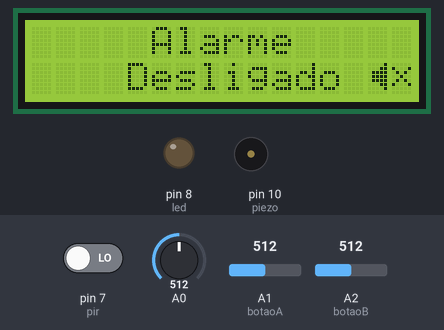
A sketch run on a simulated Arduino Uno, built with avr-gcc and run on an emulated ATmega328P. On the bench: 16×2 character LCD, output pins drawn as LEDs (lit = HIGH), buzzer (waves = sounding). Inputs (shaded band) come from the test bench; at power-on: pin 7 (pir) LOW, A1 (botaoA) = 512, A2 (botaoB) = 512, A0 = 512. What the sketch prints to the serial monitor is not drawn.

Above: at 1.2 s.
1.3 s: pin 7 (pir) driven HIGH
At 2.2 s:
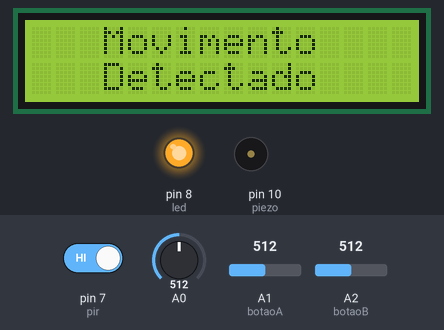
3.8 s: A1 (botaoA) set to 0
At 5.8 s:
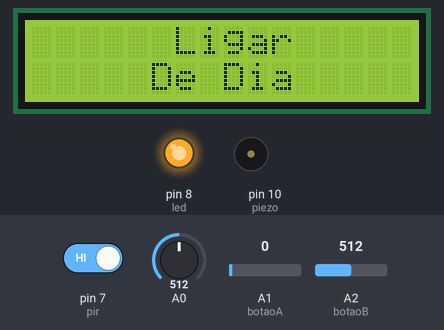
8.0 s: pin 7 (pir) driven LOW
At 9.5 s:
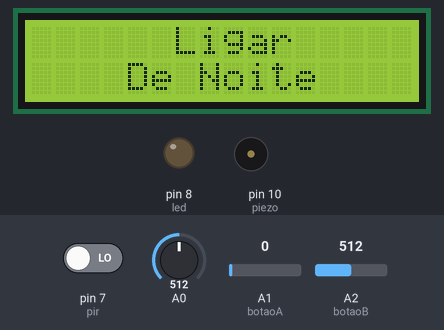
11.4 s: A2 (botaoB) set to 0
At 11.4 s:
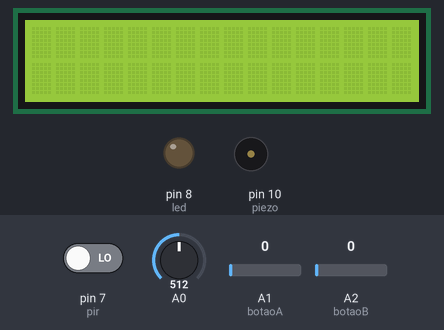
12.9 s: A2 (botaoB) set to 80
At 13.4 s:
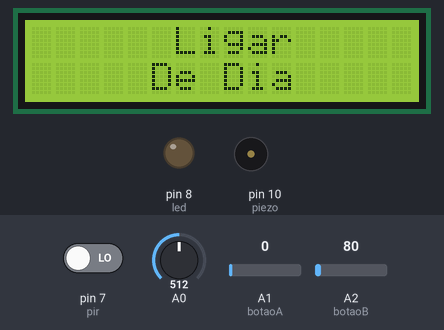
16.0 s: A1 (botaoA) set to 80
At 16.9 s:
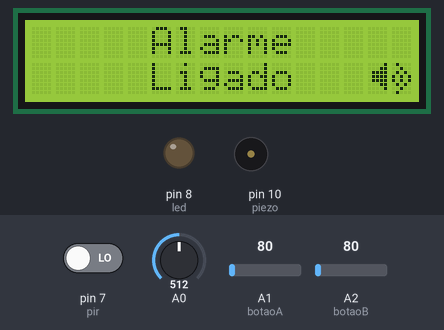
Timing chart, 0 to 19.9 s (numbered marks = the images above; inputs shaded):
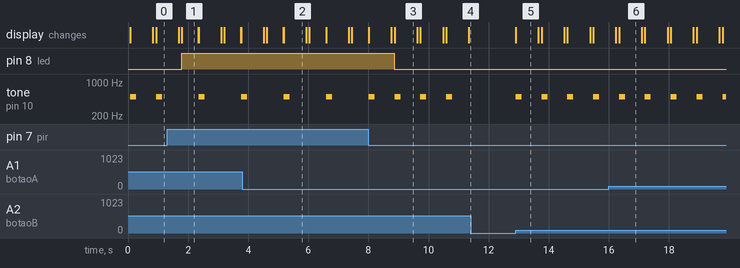

The sketch:

AlarmeProjetoVersaoFinal.ino
```cpp
#include <LiquidCrystal.h>

LiquidCrystal lcd(12, 11, 5, 4, 3, 2);
byte som[] = {0x01,0x03,0x0F,0x0F,0x0F,0x03,0x01,0x00};
byte somOn[] = {0x08,0x04,0x0A,0x15,0x15,0x0A,0x04,0x08};
byte somOff[] = {0x00,0x11,0x0A,0x04,0x0A,0x11,0x00,0x00};

const int pir = 7;
const int piezo = 10;
const int led = 8;

const int botaoA = A1;
const int botaoB = A2;

bool ligarDia = false; // Se for falso, ligará de noite
bool alarmeLigado = false;

void setup() {

  lcd.begin(16, 2);
  lcd.createChar(1, som);
  lcd.createChar(2, somOn);
  lcd.createChar(3, somOff);

  pinMode(pir, INPUT); // pir
  pinMode(piezo, OUTPUT); // piezo
  pinMode(led, OUTPUT); // led

  pinMode(botaoA, INPUT);
  pinMode(botaoB, INPUT);

  Serial.begin(9600);
}

void loop() {
  sensorAutomatico();

  while(alarmeLigado && estaDentroPeriodo()){
    if(verificaMovimento()){
      while(alarmeLigado){
        alertaLigado();
        detectaControle();
      }
    }
    detectaControle();
  }

  detectaControle();
  delay(100);

}

void sensorAutomatico(){
  if (digitalRead(pir) == HIGH) {
    digitalWrite(led, HIGH);
    mostrarDisplay(3);
  }

  else if(digitalRead(pir) == LOW){
  	digitalWrite(led, LOW);
  }
}

bool verificaMovimento(){
  int leitura = digitalRead(pir);

  return leitura == 1;
}

bool estaDentroPeriodo(){
  int leitura = analogRead(A0);
  Serial.println(leitura);
  if (!ligarDia && leitura <= 70){ // Se estiver de noite
    return true;
  }
  else if (ligarDia && leitura > 70){ // Se estiver de dia
  	return true;
  }
  return false;
}

void alertaLigado(){
  lcd.setCursor(0, 0);
  lcd.print("     Intruso");
  lcd.setCursor(0,1);
  lcd.print("    Detectado");

  digitalWrite(led, HIGH);

  tone(piezo, 200, 700);
  delay(1000);
  noTone(piezo);

  digitalWrite(led, LOW);

  lcd.clear();
}

void detectaControle(){
  int limite = 400;
  int cont = 0;
  while (cont <= limite){
    delay(limite/100);

    if(analogRead(botaoA) > 0) {
      alarmeLigado = alarmeLigado ? false : true;
      mostrarDisplay(1);
      return;
    }

    else if(analogRead(botaoB) > 0){
      ligarDia = ligarDia ? false : true;
      mostrarDisplay(2);
      return;
    }

    cont += limite/100;
  }

  return;
}

void mostrarDisplay(int opc){
  lcd.setCursor(0, 0);

  if(opc == 1){
    lcd.print("     Alarme");
    lcd.setCursor(0, 1);
    lcd.print(alarmeLigado ? "     Ligado   " : "    Desligado ");
    lcd.write(1);
    lcd.write(alarmeLigado ? 2 : 3);
    somControle();
  }
  else if(opc == 2){
    lcd.print("      Ligar");
    lcd.setCursor(0, 1);
    lcd.print(ligarDia ? "     De Dia" : "    De Noite");
    somControle();
  }
  else if(opc == 3){
    lcd.print("   Movimento");
    lcd.setCursor(0,1);
    lcd.print("   Detectado");
  }

  delay(550);
  lcd.clear();
}

void somControle(){
    tone(piezo, 500, 300);
    delay(200);
    tone(piezo, 500, 300);
    noTone(piezo);
}
```

Measured:
- after the input at 1.3 s, pin 8 (led): LOW → HIGH after 0.49 s; the display: first differs from a run without the input after 0.49 s (image 1)
- after the input at 3.8 s, the display: first differs from a run without the input after 1.4 s (image 2)
- after the input at 8.0 s, pin 8 (led): HIGH → LOW after 0.86 s; tone on pin 10 (piezo): alternates 500 Hz for 0.20 s and silent for 0.66 s, starting after 0.87 s
- after the input at 11.4 s, tone on pin 10 (piezo): stops changing and stays silent
- after the input at 12.9 s, tone on pin 10 (piezo): alternates 500 Hz for 0.20 s and silent for 0.66 s, starting at once; the display: changes at once (image 5)
- after the input at 16.0 s, the display: first differs from a run without the input after 0.34 s (image 6)
- by itself, tone on pin 10 (piezo): alternates 500 Hz for 0.20 s and silent for 1.2 s
